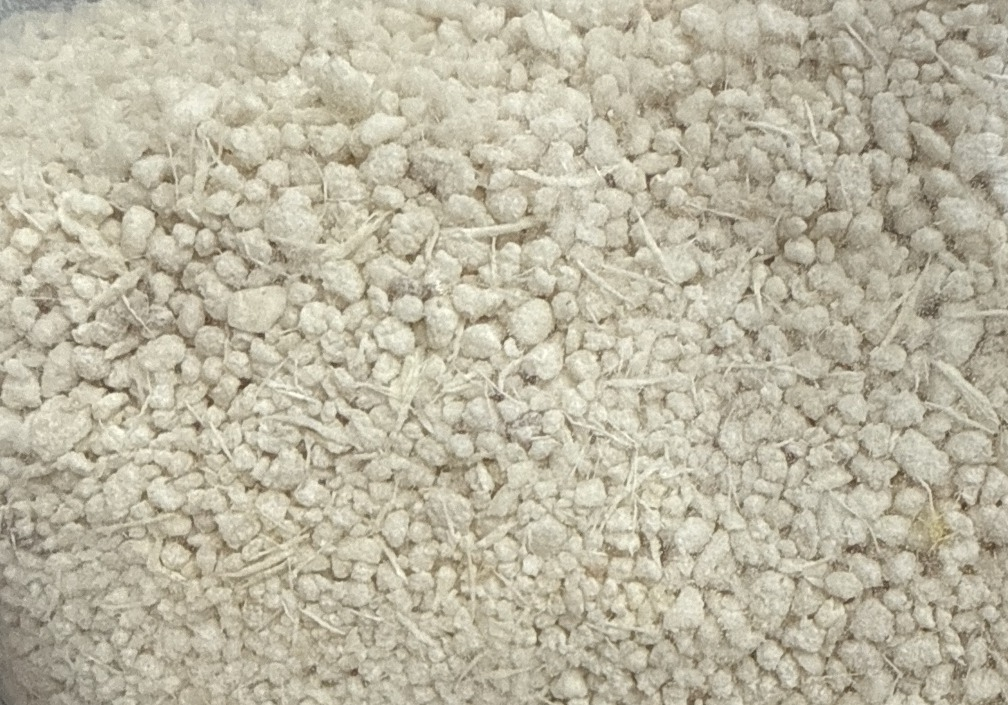
#> input picture assets/source/grao-mistos-mandioca.jpg, 1008 x 705 px, given in place of felux-milho-4kg.webp, which was not available
$ python mockup-embalagem.py
#> lines starting #> are read from the running program, lines starting #| are printed output that depends on the picture; after the words box and inside, x2 and y2 are one past the last pixel; in counts of white or black regions, pixels touching at a corner belong together
# Gera embalagens "prontas" a partir do molde: grãos finos na janela, alça vazada, saco cheio com volume e selagem.
from PIL import Image, ImageDraw, ImageFilter
import numpy as np, random
from scipy import ndimage as ndi
S=3
WIN=[(316,865),(380,820),(440,790),(490,772),(495,775),(530,785),(560,790),(590,787),(620,782),(630,770),
     (640,765),(652,770),(660,790),(680,800),(705,802),(730,805),(750,810),(755,815),(790,900),(792,980),
     (775,1002),(680,995),(580,977),(505,960),(400,915),(320,872)]
PAL={ # cores dos grãos (base, variações)
 'milho':[(226,186,112),(214,170,96),(236,200,130)],
 'mista':[(226,186,112),(236,226,200),(214,172,100),(244,236,214)],
 'mandioca':[(238,230,208),(228,218,192),(246,240,224)],
}
GR={'finos':(2.4,3.4),'mistos':None,'grossos':(4.6,6.6)}
LABEL={'finos':None,'mistos':'GRANULAÇÃO MISTA','grossos':'GRANULAÇÃO GROSSA'}
def fine_grains(size, cols, seed, gran='finos'):
    rnd=random.Random(seed); W,H=size
    base=tuple(int(c*0.62) for c in cols[0])
    img=Image.new('RGB',(W,H),base); d=ImageDraw.Draw(img)
    n=int(W*H/{'finos':12,'mistos':20,'grossos':34}[gran])
    for _ in range(n):
        x=rnd.uniform(0,W); y=rnd.uniform(0,H)
        rng_=GR[gran] or ((2.4,3.4) if rnd.random()<.55 else (4.4,6.2))
        r=rnd.uniform(*rng_)
        c=rnd.choice(cols); k=rnd.uniform(.86,1.04)
        cc=tuple(min(255,int(v*k)) for v in c)
        sh=tuple(int(v*.62) for v in cc)
        d.ellipse([x-r,y-r+.6,x+r,y+r+.6],fill=sh)
        d.ellipse([x-r,y-r,x+r,y+r-.4],fill=cc)
        d.ellipse([x-r*.55,y-r*.6,x-r*.05,y-r*.15],fill=tuple(min(255,int(v*1.12)+8) for v in cc))
    return img.filter(ImageFilter.GaussianBlur(.3))

from PIL import ImageFont
import os
def relabel(src, gran):
    if not LABEL[gran]: return src
    a=np.asarray(src).copy()
    bg=np.median(a[252:254,30:100].reshape(-1,3),axis=0)
    fg=np.percentile(a[256:262,30:92].reshape(-1,3),97,axis=0)
    a[254:264,27:106]=bg
    im=Image.fromarray(a); k=8
    big=Image.new('L',(110*k,12*k),0); d=ImageDraw.Draw(big)
    f=ImageFont.truetype('/usr/share/fonts/truetype/dejavu/DejaVuSans-Bold.ttf',int(5.2*k))
    x=0
    for ch in LABEL[gran]:  # espaçamento largo como no rótulo original
        d.text((x,int(2.6*k)),ch,font=f,fill=255); x+=d.textlength(ch,font=f)+int(.55*k)
    big=big.crop((0,0,int(x),12*k)); w=max(1,round(big.width/k)); m=big.resize((w,12),Image.LANCZOS)
    col=Image.new('RGB',m.size,tuple(int(v) for v in fg))
    im.paste(col,(30,252),m)
    return im
def make(name, seed, gran='finos'):
#> called with name = 'milho', seed = 0, gran = 'finos'
    src=Image.open(f'assets/source/felux-{name}-4kg.webp').convert('RGB')
#> src is the input picture: PIL image 1008x705 RGB; mean R, G, B 189.5, 183.9, 163.7
    src=relabel(src, gran)
    src=src.crop((2,2,src.width-2,src.height-2))       # tira a linha do molde
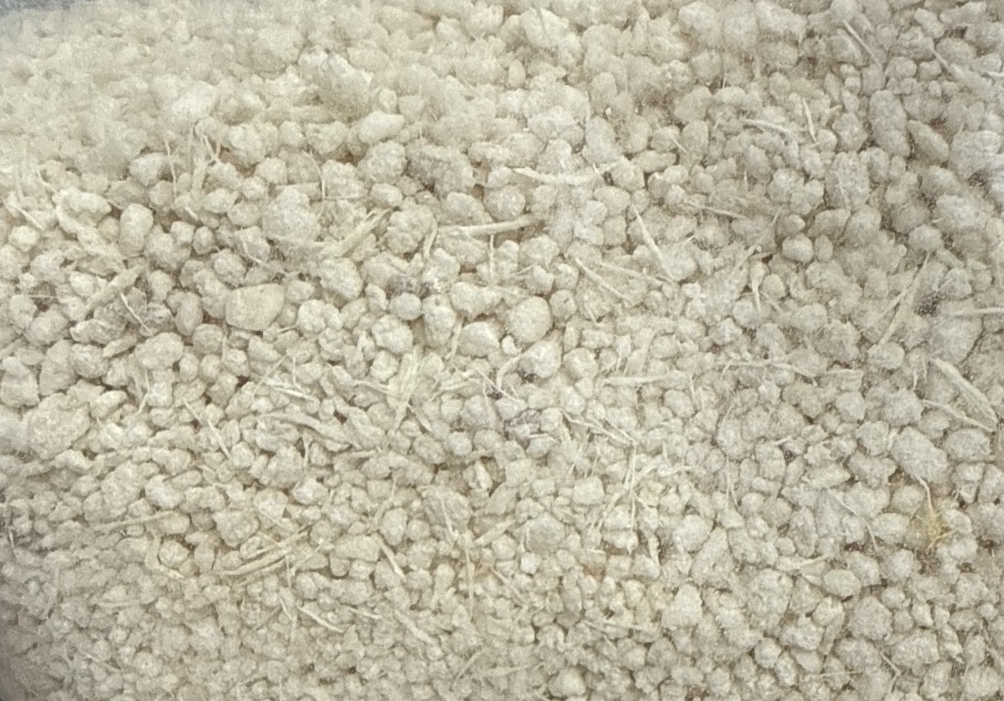
#> src: PIL image 1004x701 RGB; mean R, G, B 189.6, 184, 163.8
    im=src.resize((src.width*S,src.height*S),Image.LANCZOS)
    W,H=im.size
#> W = 3012; H = 2103
    # ---- janela com grãos finos ----
    off=(-6,-6)
    poly=[(x+off[0],y+off[1]) for x,y in WIN]
    m=Image.new('L',(W,H),0); ImageDraw.Draw(m).polygon(poly,fill=255)
#> after `m = Image.new('L', (W, H), 0)`: m: PIL image 3012x2103 L; every value is 0
#> after `ImageDraw.Draw(m).polygon(poly, fill=255)`:
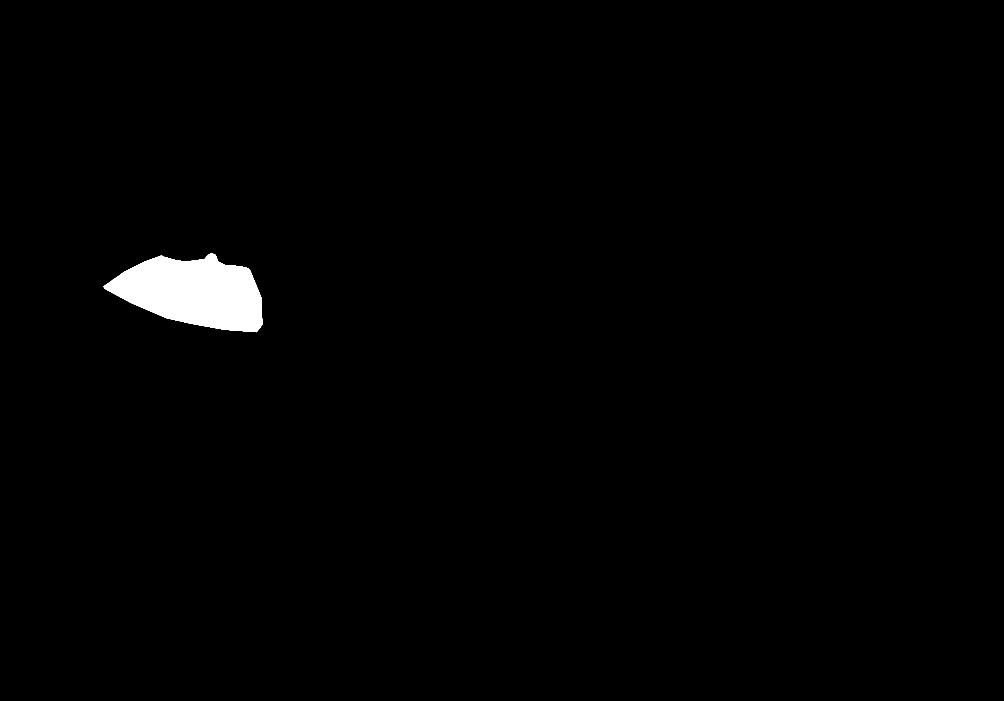
#> m: PIL image 3012x2103 L (shown at 1/3 size); 1.2% white; 1 white region, box (x1, y1, x2, y2) and area: (310, 759, 787, 997) 74329
    m=m.filter(ImageFilter.MaxFilter(3)).filter(ImageFilter.GaussianBlur(1.0))
    g=fine_grains((W,H),PAL[name],seed,gran)
#> in fine_grains, `img = Image.new('RGB', (W, H), base)`:
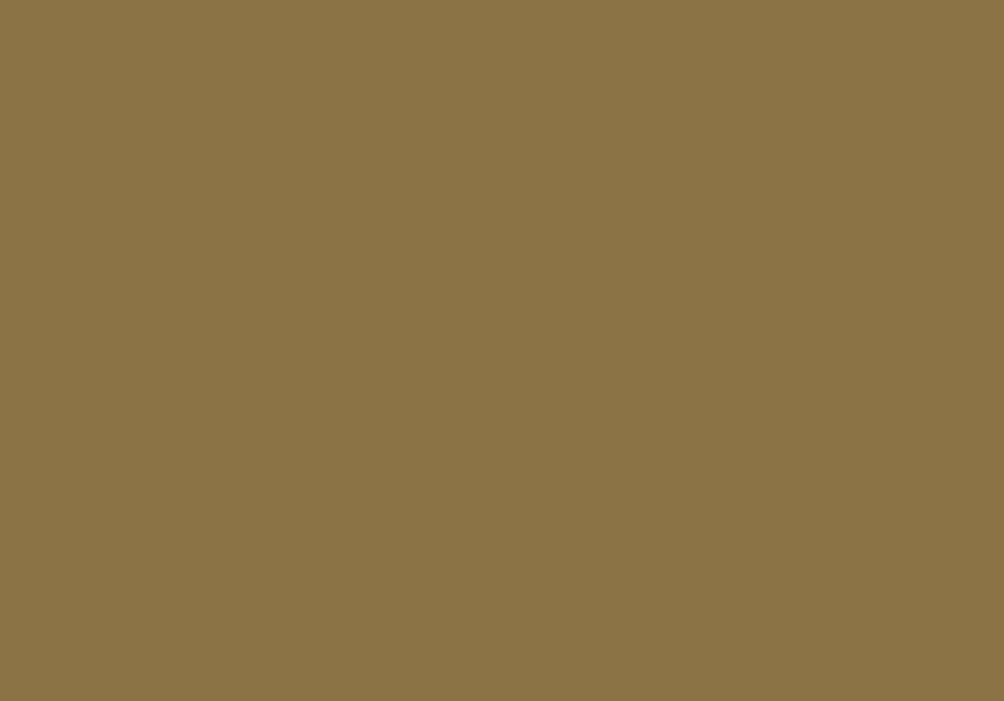
#> img: PIL image 3012x2103 RGB (shown at 1/3 size); mean R, G, B 140, 115, 69
#> in fine_grains, `return img.filter(ImageFilter.GaussianBlur(.3))`:
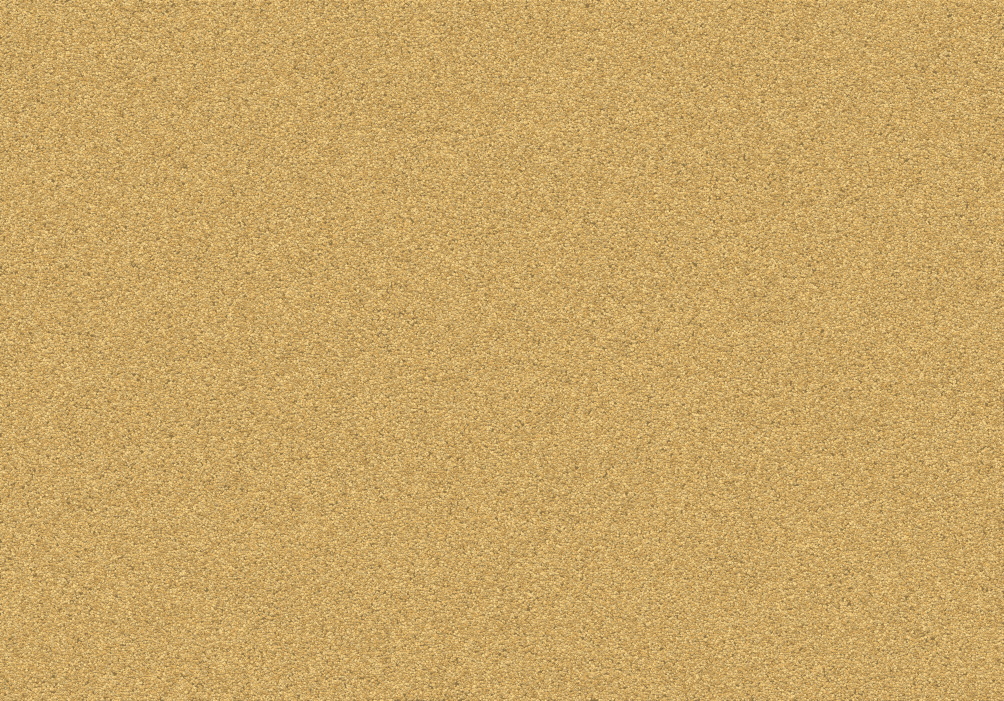
#> returned value: PIL image 3012x2103 RGB (shown at 1/3 size); mean R, G, B 201.4, 166, 101
    tp=f'assets/source/grao-{gran}-{name}.jpg'
    if os.path.exists(tp):  # foto real do grão na janela
        t=Image.open(tp).convert('RGB'); k=max(0.5,520/t.width); t=t.resize((int(t.width*k),int(t.height*k)),Image.LANCZOS)
        g=g.copy(); g.paste(t,(290,740))
    # sombra das patas e da borda superior da janela
    top=Image.new('L',(W,H),0); ImageDraw.Draw(top).polygon(poly,fill=255)
    ta=np.asarray(top).astype(float)/255
#> (the run stopped early here; a loop or call above may not have finished)
